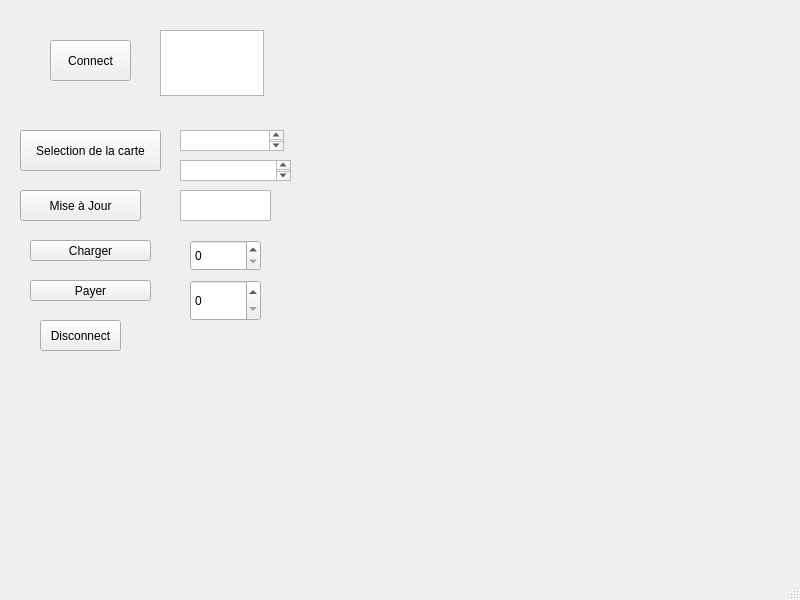
<?xml version="1.0" encoding="UTF-8"?>
<ui version="4.0">
 <class>TP1_Com</class>
 <widget class="QMainWindow" name="TP1_Com">
  <property name="geometry">
   <rect>
    <x>0</x>
    <y>0</y>
    <width>800</width>
    <height>600</height>
   </rect>
  </property>
  <property name="windowTitle">
   <string>TP1_Com</string>
  </property>
  <widget class="QWidget" name="centralwidget">
   <widget class="QPushButton" name="Disconnect">
    <property name="geometry">
     <rect>
      <x>40</x>
      <y>320</y>
      <width>81</width>
      <height>31</height>
     </rect>
    </property>
    <property name="text">
     <string>Disconnect</string>
    </property>
   </widget>
   <widget class="QPushButton" name="Connect">
    <property name="geometry">
     <rect>
      <x>50</x>
      <y>40</y>
      <width>81</width>
      <height>41</height>
     </rect>
    </property>
    <property name="text">
     <string>Connect</string>
    </property>
   </widget>
   <widget class="QTextEdit" name="Affiche">
    <property name="geometry">
     <rect>
      <x>160</x>
      <y>30</y>
      <width>104</width>
      <height>66</height>
     </rect>
    </property>
   </widget>
   <widget class="QTextEdit" name="Affiche_Nom">
    <property name="geometry">
     <rect>
      <x>180</x>
      <y>130</y>
      <width>104</width>
      <height>21</height>
     </rect>
    </property>
   </widget>
   <widget class="QPushButton" name="Selection">
    <property name="geometry">
     <rect>
      <x>20</x>
      <y>130</y>
      <width>141</width>
      <height>41</height>
     </rect>
    </property>
    <property name="text">
     <string>Selection de la carte</string>
    </property>
   </widget>
   <widget class="QTextEdit" name="Affiche_Prenom">
    <property name="geometry">
     <rect>
      <x>180</x>
      <y>160</y>
      <width>111</width>
      <height>21</height>
     </rect>
    </property>
   </widget>
   <widget class="QTextEdit" name="Affiche_Compteur">
    <property name="geometry">
     <rect>
      <x>180</x>
      <y>190</y>
      <width>91</width>
      <height>31</height>
     </rect>
    </property>
   </widget>
   <widget class="QPushButton" name="Mise_a_jour">
    <property name="geometry">
     <rect>
      <x>20</x>
      <y>190</y>
      <width>121</width>
      <height>31</height>
     </rect>
    </property>
    <property name="text">
     <string>Mise à Jour</string>
    </property>
   </widget>
   <widget class="QSpinBox" name="Affiche_Charger">
    <property name="geometry">
     <rect>
      <x>190</x>
      <y>240</y>
      <width>71</width>
      <height>31</height>
     </rect>
    </property>
   </widget>
   <widget class="QSpinBox" name="Affiche_Payer">
    <property name="geometry">
     <rect>
      <x>190</x>
      <y>280</y>
      <width>71</width>
      <height>41</height>
     </rect>
    </property>
   </widget>
   <widget class="QPushButton" name="Charger">
    <property name="geometry">
     <rect>
      <x>30</x>
      <y>240</y>
      <width>121</width>
      <height>21</height>
     </rect>
    </property>
    <property name="text">
     <string>Charger</string>
    </property>
   </widget>
   <widget class="QPushButton" name="Payer">
    <property name="geometry">
     <rect>
      <x>30</x>
      <y>280</y>
      <width>121</width>
      <height>21</height>
     </rect>
    </property>
    <property name="text">
     <string>Payer</string>
    </property>
   </widget>
  </widget>
  <widget class="QMenuBar" name="menubar">
   <property name="geometry">
    <rect>
     <x>0</x>
     <y>0</y>
     <width>800</width>
     <height>18</height>
    </rect>
   </property>
  </widget>
  <widget class="QStatusBar" name="statusbar"/>
 </widget>
 <resources/>
 <connections/>
</ui>
